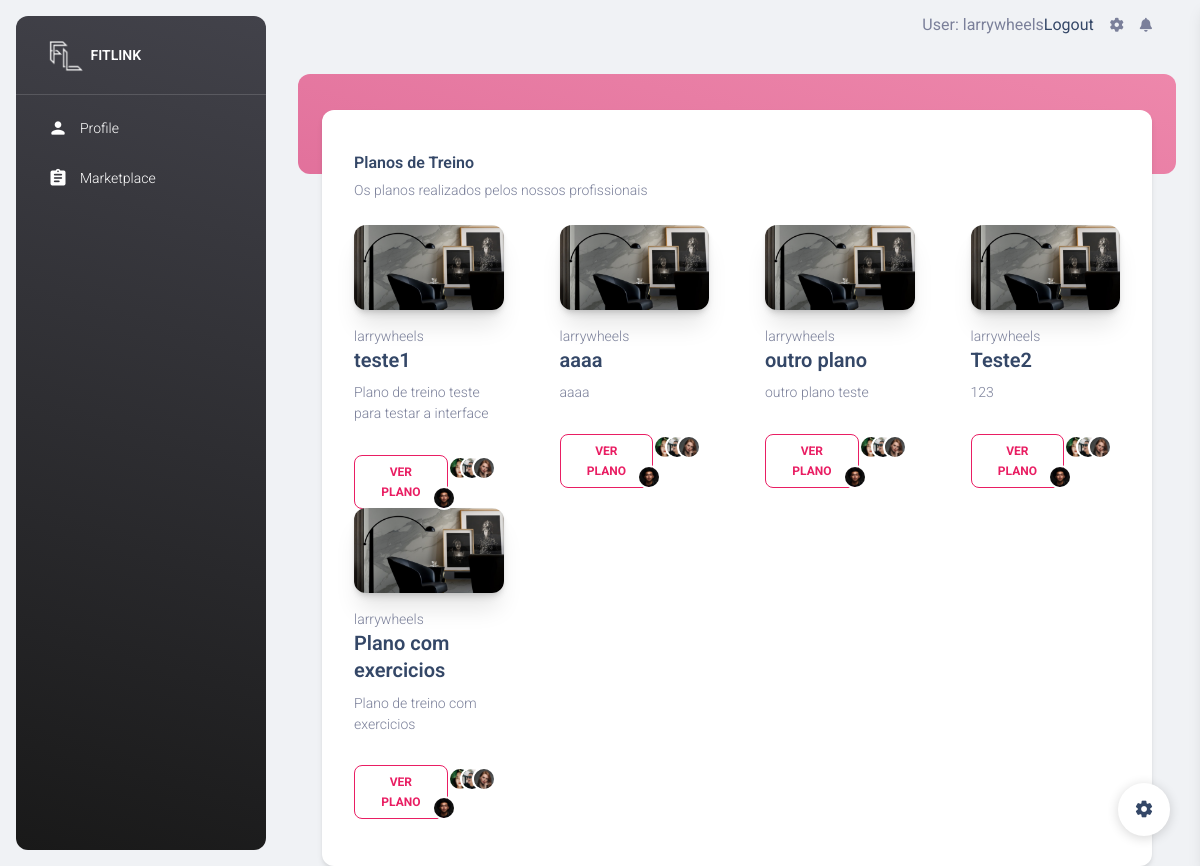
Page /marketplace (signed in) on the earlier database version.
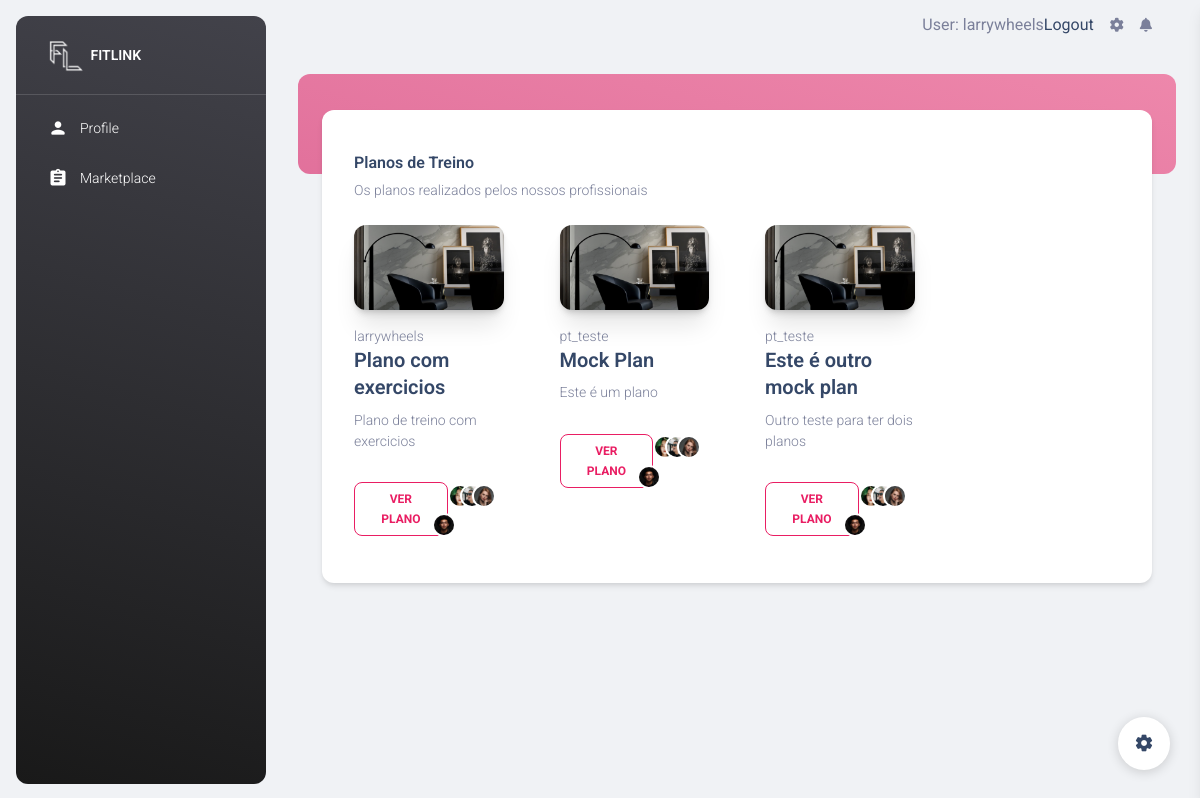
Same page on the later database version.
### fitlink/models.py (models this page shows, shortened)
class PlanoTreino(models.Model):
    titulo = models.CharField(max_length = 255)
    imagem = models.CharField(max_length=255)
    descricao = models.TextField()
    requisitos = models.TextField()
    tipoPlano = models.ForeignKey(TipoPlano, on_delete=models.CASCADE)
    preco = models.FloatField()
    periodoBloco = models.IntegerField()
    nrBlocos = models.IntegerField()
    refPersonalTrainer = models.ForeignKey(User, on_delete=models.CASCADE)

### fitlink/views.py (the view)
# urls.py: path('marketplace',views.marketplace,name="marketplace"),
@login_required(login_url='login/')
def marketplace(request):
    context = PlanoTreino.objects.all()
    return render(request,'marketplace.html',{"planos": context})

### fitlink/templates/marketplace.html (shortened to what this page needs)
{% extends "index.html" %}
{% block content %}
    <div class="container-fluid px-2 px-md-4">
      <div class="card card-body mx-3 mx-md-4 mt-n6">
        <div class="row gx-4 mb-2">
            <div class="col-12 mt-4">
              <div class="mb-5 ps-3">
                <h6 class="mb-1">Planos de Treino</h6>
                <p class="text-sm">Os planos realizados pelos nossos profissionais</p>
              </div>
              <div class="row">
               {% for plano in planos %}
                <div class="col-xl-3 col-md-6 mb-xl-0 mb-4">
                  <div class="card card-blog card-plain">
                    <div class="card-header p-0 mt-n4 mx-3">
                      <a class="d-block shadow-xl border-radius-xl">
                        <img src="../static/img/home-decor-1.jpg" alt="img-blur-shadow" class="img-fluid shadow border-radius-xl">
                      </a>
                    </div>
                    <div class="card-body p-3">
                      <p class="mb-0 text-sm">{{plano.refPersonalTrainer}}</p>
                      <a href="javascript:;">
                        <h5>
                          {{plano.titulo}}
                        </h5>
                      </a>
                      <p class="mb-4 text-sm">
                        {{plano.descricao}}
                      </p>
                      <div class="d-flex align-items-center justify-content-between">
                        <a class="btn btn-outline-primary btn-sm mb-0" href="{% url 'detalhesPlano' idPlano=plano.id %}">Ver Plano</a>
                        <div class="avatar-group mt-2">
                          <a href="javascript:;" class="avatar avatar-xs rounded-circle" data-bs-toggle="tooltip" data-bs-placement="bottom" title="Elena Morison">
                            <img alt="Image placeholder" src="../static/img/team-1.jpg">
                          </a>
                          <a href="javascript:;" class="avatar avatar-xs rounded-circle" data-bs-toggle="tooltip" data-bs-placement="bottom" title="Ryan Milly">
                            <img alt="Image placeholder" src="../static/img/team-2.jpg">
                          </a>
                          <a href="javascript:;" class="avatar avatar-xs rounded-circle" data-bs-toggle="tooltip" data-bs-placement="bottom" title="Nick Daniel">
                            <img alt="Image placeholder" src="../static/img/team-3.jpg">
                          </a>
                          <a href="javascript:;" class="avatar avatar-xs rounded-circle" data-bs-toggle="tooltip" data-bs-placement="bottom" title="Peterson">
                            <img alt="Image placeholder" src="../static/img/team-4.jpg">
                          </a>
                        </div>
                      </div>
                    </div>
                  </div>
                </div>
                {% endfor %}
              </div>
            </div>
          </div>
        </div>
      </div>
  {% endblock %}

### fitlink/templates/index.html (shortened to what this page needs)
{% load static %}
<!DOCTYPE html>
<html lang="en">
<head>
  <link href="{% static 'css/nucleo-icons.css' %}" rel="stylesheet" />
  <link href="{% static 'css/nucleo-svg.css' %}" rel="stylesheet" />
  <link id="templatestyle" href="{% static 'css/material-dashboard.css' %}" rel="stylesheet" />
</head>
<body class="g-sidenav-show  bg-gray-200">
  {% if user.is_authenticated %}
  <aside class="sidenav navbar navbar-vertical navbar-expand-xs border-0 border-radius-xl my-3 fixed-start ms-3   bg-gradient-dark" id="sidenav-main">
    <div class="sidenav-header">
      <a class="navbar-brand m-0" href="https://github.com/NunoVidal/fitlink" target="_blank">
        <img src="{% static 'img/fitlink_blackbg_preview_rev_1.png' %}" class="navbar-brand-img h-100" alt="main_logo">
        <span class="ms-1 font-weight-bold text-white">FITLINK</span>
      </a>
    </div>
    <hr class="horizontal light mt-0 mb-2">
    <div class="collapse navbar-collapse  w-auto  max-height-vh-100" id="sidenav-collapse-main">
      <ul class="navbar-nav">
        <li class="nav-item">
          <a class="nav-link text-white " href="{{ HTTP_HOST }}/profile">
            <div class="text-white text-center me-2 d-flex align-items-center justify-content-center">
              <i class="material-icons opacity-10">person</i>
            </div>
            <span class="nav-link-text ms-1">Profile</span>
          </a>
        </li>
        <li class="nav-item">
          <a class="nav-link text-white " href="{{ HTTP_HOST }}/marketplace">
            <div class="text-white text-center me-2 d-flex align-items-center justify-content-center">
              <i class="material-icons opacity-10">assignment</i>
            </div>
            <span class="nav-link-text ms-1">Marketplace</span>
          </a>
        </li>
      </ul>
    </div>
  </aside>
   {% endif %}
  <main class="main-content position-relative max-height-vh-100 h-100 border-radius-lg ">
    <nav class="navbar navbar-main navbar-expand-lg px-0 mx-4 shadow-none border-radius-xl" id="navbarBlur" navbar-scroll="true">
      <div class="container-fluid py-1 px-3">
        <div class="collapse navbar-collapse mt-sm-0 mt-2 me-md-0 me-sm-4" id="navbar">
          <ul class="navbar-nav  justify-content-end">
          {% if user.is_authenticated %}
            <li>User: {{ user.get_username }}</li>
            <li><a href="{% url 'logout' %}">Logout</a></li>
            <li class="nav-item px-3 d-flex align-items-center">
              <a href="javascript:;" class="nav-link text-body p-0">
                <i class="fa fa-cog fixed-plugin-button-nav cursor-pointer"></i>
              </a>
            </li>
            <li class="nav-item dropdown pe-2 d-flex align-items-center">
              <a href="javascript:;" class="nav-link text-body p-0" id="dropdownMenuButton" data-bs-toggle="dropdown" aria-expanded="false">
                <i class="fa fa-bell cursor-pointer"></i>
              </a>
            </li>
          {% else %}
            <li><a href="{{ HTTP_HOST }}/login">Login</a></li>
            <a> / </a>
            <li><a href="{{ HTTP_HOST }}/register">register</a></li>
          {% endif %}
          </ul>
        </div>
      </div>
    </nav>
    {% block content %}{% endblock %}
  </main>
  <div class="fixed-plugin">
    <a class="fixed-plugin-button text-dark position-fixed px-3 py-2">
      <i class="material-icons py-2">settings</i>
    </a>
  </div>
</body>
</html>

Differences in the rows shown:
removed PlanoTreino: refPersonalTrainer "larrywheels", titulo "teste1", descricao "Plano de treino teste para testar a interface"
removed PlanoTreino: refPersonalTrainer "larrywheels", titulo "aaaa", descricao "aaaa"
removed PlanoTreino: refPersonalTrainer "larrywheels", titulo "outro plano", descricao "outro plano teste"
removed PlanoTreino: refPersonalTrainer "larrywheels", titulo "Teste2", descricao "123"
added PlanoTreino: refPersonalTrainer "pt_teste", titulo "Mock Plan", descricao "Este é um plano"
added PlanoTreino: refPersonalTrainer "pt_teste", titulo "Este é outro mock plan", descricao "Outro teste para ter dois planos"
